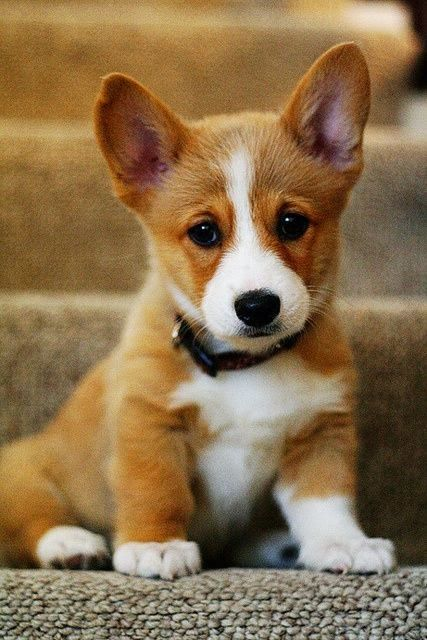
#> input picture resources/puppy.jpg, 427 x 640 px, given in place of the camera
$ python video_shape_detection.py   (Python 2 division)
#> lines starting #> are read from the running program, lines starting #| are printed output that depends on the picture; after the words box and inside, x2 and y2 are one past the last pixel; in counts of white or black regions, pixels touching at a corner belong together
'''
Created on Sep 7, 2016

This example program is used to detect shapes from a video feed

@author: Hong Luu
'''

import numpy as np
import cv2

from matplotlib import pyplot as plt


debug_mode = False  # if debug_mode is on, print debug message
camera_value = 0    # select camera here
contour_index = -1   # -1 to draw all contours
contour_thickness = 1   # -1 to fill in shape, integer values only
camera = cv2.VideoCapture(camera_value)

'''
optimal setting to see paper
first_param = 194
second_param = 255
third_param = 0
approx_value = 0.01
'''
first_param = 194       # first param for finding optimal thresh
second_param = 255      # second param for finding optimal thresh, minimum 1 to see
third_param = 0         # third param for finding optimal thresh (from 0-5)
approx_value = 0.01     # arc_length multiplier to determine contour, smaller for more precision

while True:
    if debug_mode:
        print "still going"

    # get feed
    frame = camera.read()[1]
#> frame is the input picture: shape (640, 427, 3); mean B, G, R 78, 112.7, 138.8

    # get dimensions of original feed
    img_height, img_width, img_channel = frame.shape
#> img_height = 640; img_width = 427; img_channel = 3

    # gray filter for easier rendering
    gray = cv2.cvtColor(frame, cv2.COLOR_BGR2GRAY)
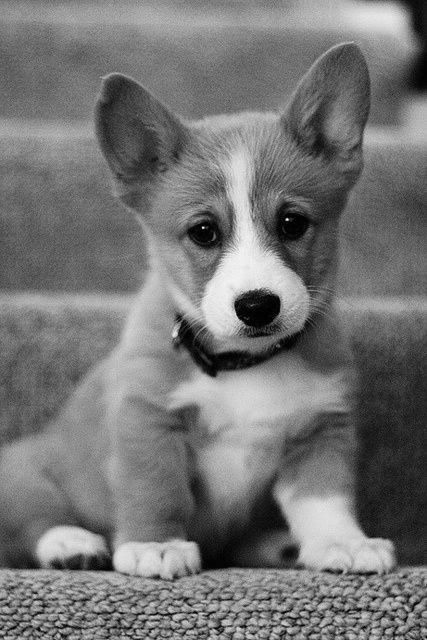
#> gray: shape (640, 427); min 0, max 253, mean 116.5


    # create two copies of the original image -- one for
    # the overlay and one for the final underwater_img image
    overlay = frame.copy()

    ret,thresh = cv2.threshold(gray,first_param,second_param,third_param)
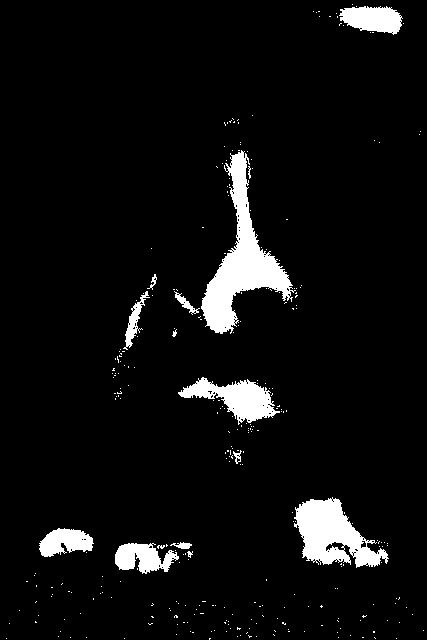
#> thresh: shape (640, 427); 5.9% white; 299 white regions (284 under 20 px)
#> ret = 194
    #ret,thresh = cv2.threshold(gray,127,255,cv2.THRESH_BINARY)

    contours, hierarchy = cv2.findContours(thresh,cv2.RETR_TREE,cv2.CHAIN_APPROX_SIMPLE)
#> contours = 414 contours, 401 with area under 20; largest, box (x1, y1, x2, y2) and area: (201, 150, 296, 334) 5141, (294, 497, 389, 568) 3520, (178, 377, 280, 425) 2012, (339, 6, 403, 35) 1214, (115, 543, 179, 574) 1128
    #contours, h = cv2.findContours(thresh,1,2)

    for cnt in contours:
        approx = cv2.approxPolyDP(cnt,approx_value*cv2.arcLength(cnt,True),True)
        #approx = cv2.approxPolyDP(cnt,0.01*cv2.arcLength(cnt,True),True)
        if debug_mode:
            print len(approx)
        if len(approx)==3:
            if debug_mode:
                print "triangle"
            cv2.drawContours(overlay,[cnt],contour_index,(0,0,255),contour_thickness)      # red for triangle
        elif len(approx)==4:
            if debug_mode:
                print "square"
            cv2.drawContours(overlay,[cnt],contour_index,(0,165,255),contour_thickness)    # orange for square

        elif len(approx)==5:
            if debug_mode:
                print "pentagon"
            cv2.drawContours(overlay,[cnt],contour_index,(0,255,255),contour_thickness)    # yellow for pentagon
        elif len(approx)==6:
            if debug_mode:
                print "hexagon"
            cv2.drawContours(overlay,[cnt],contour_index,(47,255,173),contour_thickness)   # light green for hexa
        '''
        elif len(approx)==7:
            if debug_mode:
                print "heptagon"
            cv2.drawContours(overlay,[cnt],contour_index,(0,153,153),contour_thickness)    # dark green for hepta
        elif len(approx)==8:
            if debug_mode:
                print "octagon"
            cv2.drawContours(overlay,[cnt],contour_index,(226,43,138),contour_thickness)      # purple for octogon
        elif len(approx) == 9:
            if debug_mode:
                print "nonagon"
            cv2.drawContours(overlay,[cnt],contour_index,(255,255,0),contour_thickness)    # cyan for 9 sided
        elif len(approx) == 10:
            if debug_mode:
                print "nonagon"
            cv2.drawContours(overlay,[cnt],contour_index,(255,0,0),contour_thickness)    # blue for star
        elif len(approx) > 16:
            if debug_mode:
                print "circle"
            cv2.drawContours(overlay,[cnt],contour_index,(128,128,128),contour_thickness)  # gray for circle
        '''
#> this loop made 414 passes
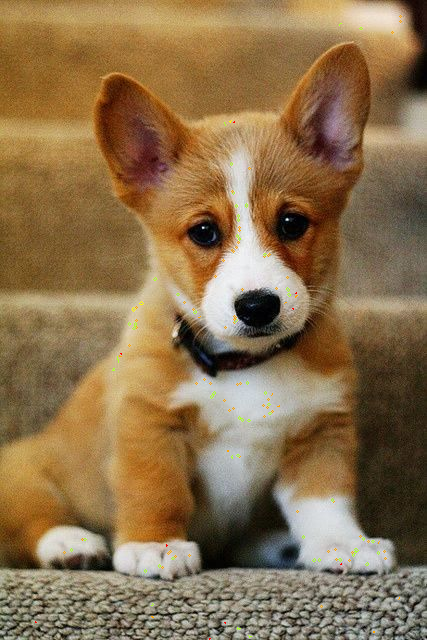
#> overlay: shape (640, 427, 3); 0.24% of pixels changed, all inside (x1, y1, x2, y2) = (35, 15, 402, 640)

    # display result
    cv2.imshow('original', frame)   # original
    cv2.imshow('gray', gray)
    cv2.imshow('result', overlay)

    # needed to run loop, listens for keyboard events
    k = cv2.waitKey(30)
#> (key Esc is pressed here)

    # if ESC or spacebar is pressed, exit
    if k == 27 or k == 32:
        break

    # if button 1 is pressed, first param + 1
    if k == 49:
        first_param += 1
        print "first param=", first_param

    # if button q is pressed, first param - 1
    if k == 113:
        first_param -= 1
        print "first param=", first_param

    # if button 2 is pressed, second param + 1
    if k == 50:
        second_param += 1
        print "second param=", second_param

    # if button w is pressed, second param - 1
    if k == 119:
        second_param -= 1
        print "second param=", second_param

    # if button 3 is pressed, third param + 1
    if k == 51:
        third_param += 1
        if third_param > 4:
            third_param = 4
        print "third param=", third_param

    # if button e is pressed, third param - 1
    if k == 101:
        third_param -= 1
        if third_param < 0:
            third_param = 0
        print "third param=", third_param

    # if button 9 is pressed, increment approx value by 0.01
    if k == 57:
        approx_value += 0.01
        print "approx_value=", approx_value

    # if button o is pressed, decrement approx value by 0.01
    if k == 111:
        approx_value -= 0.01
        if approx_value < 0.01:
            approx_value = 0.01
        print "approx_value=", approx_value

    # print parameters
    print "intensity=",first_param
    print "max_value=",second_param
    print "Threshold Setting=",third_param
    print "approx_value=", approx_value


    '''
    ret,th1 = cv2.threshold(gray,127,255,cv2.THRESH_BINARY)
    th2 = cv2.adaptiveThreshold(gray,255,cv2.ADAPTIVE_THRESH_MEAN_C,\
                cv2.THRESH_BINARY,11,2)
    th3 = cv2.adaptiveThreshold(gray,255,cv2.ADAPTIVE_THRESH_GAUSSIAN_C,\
                cv2.THRESH_BINARY,11,2)

    titles = ['Original Image', 'Global Thresholding (v = 127)',
                'Adaptive Mean Thresholding', 'Adaptive Gaussian Thresholding']
    images = [gray, th1, th2, th3]

    for i in xrange(4):
        plt.subplot(2,2,i+1),plt.imshow(images[i],'gray')
        plt.title(titles[i])
        plt.xticks([]),plt.yticks([])
    plt.show()
    '''

############# END of While:True loop ######################


cv2.destroyAllWindows()
camera.release()
print "done"
